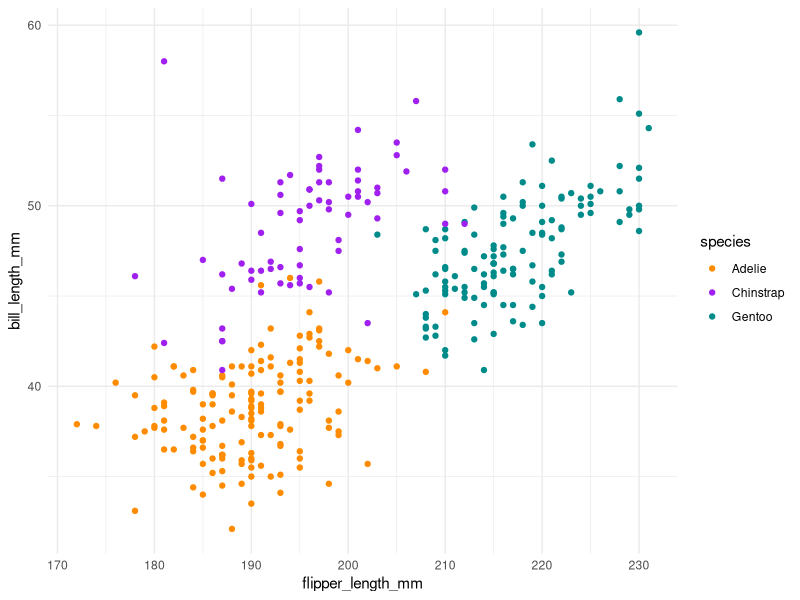
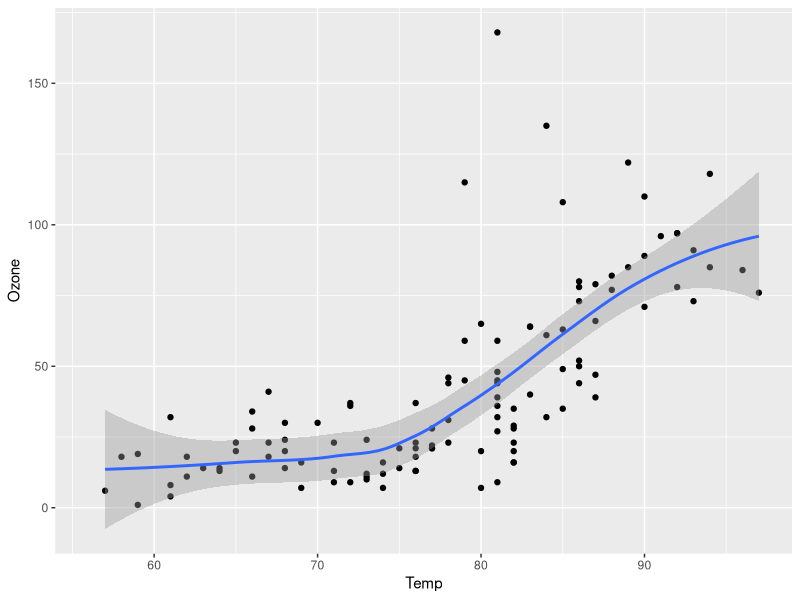

These figures' R source, in order:
## ---- chunk 1
#| label: fig-penguins
#| fig-cap: "Dimensions of penguins across three species."
#| warning: false
library(tidyverse, quietly = TRUE)
library(palmerpenguins)

penguins |>
  ggplot(aes(x = flipper_length_mm, y = bill_length_mm)) +
  geom_point(aes(color = species)) +
  scale_color_manual(
    values = c("darkorange", "purple", "cyan4")) +
  theme_minimal()
## ---- chunk 2
#| label: fig-airquality
#| fig-cap: "Temperature and ozone level."
#| warning: false

library(ggplot2)

ggplot(airquality, aes(Temp, Ozone)) + 
  geom_point() + 
  geom_smooth(method = "loess")
